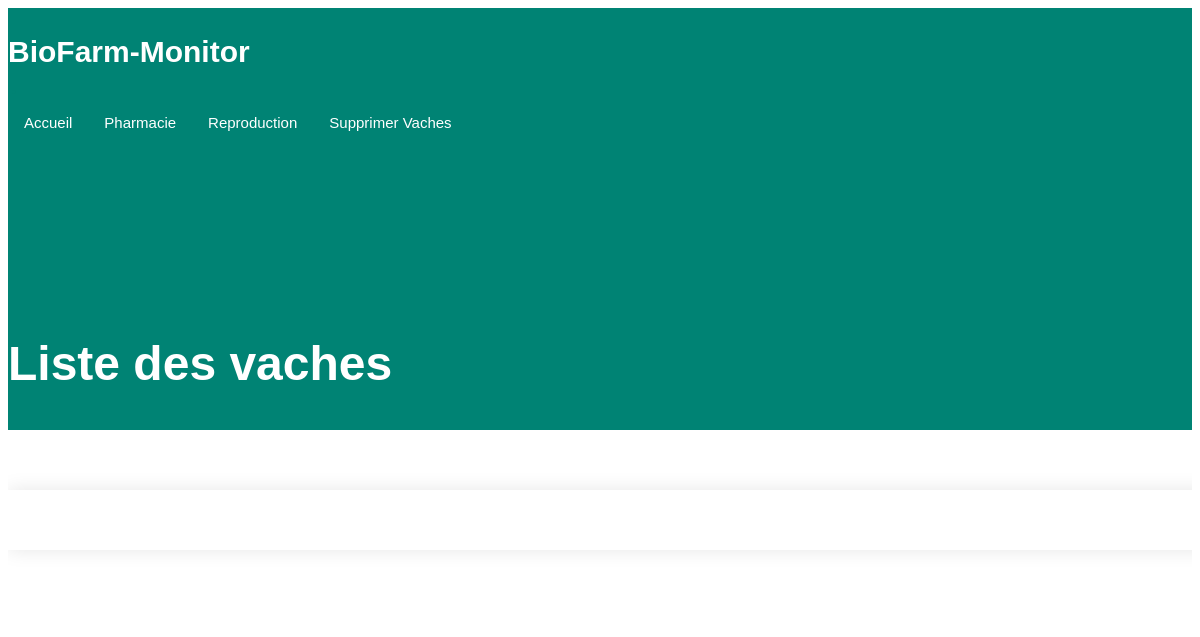
Before: /cow_liste with the older database file.
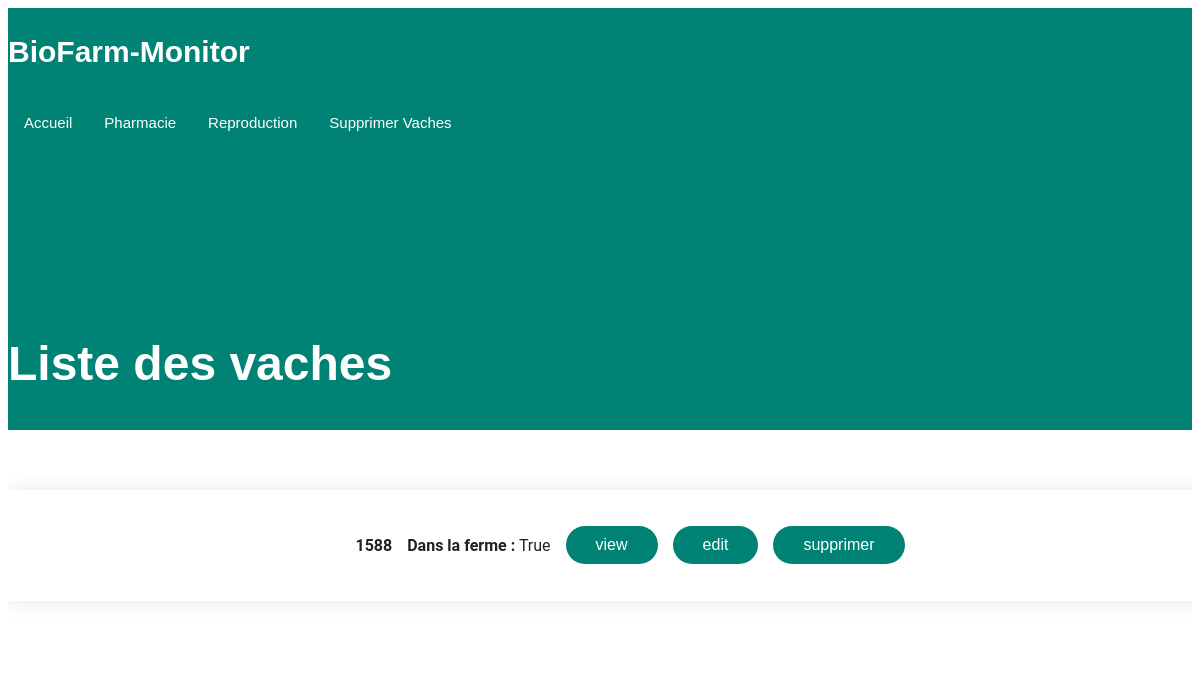
After: the same page with the newer database file.
### web_app/models.py (models this page shows, shortened)
class Cow(db.Model):
    id = Column(Integer, primary_key=True)  # numero Vache
    cow_cares = Column(MutableList.as_mutable(PickleType), default=list, nullable=False)
    info = Column(MutableList.as_mutable(PickleType), default=list, nullable=False)
    in_farm = Column(Boolean)  # faux si vache sortie expoitation
    born_date = Column(DATE)
    reproduction = Column(
        MutableList.as_mutable(PickleType), default=list, nullable=False
    )

### web_app/views.py (the view)
@app.route("/cow_liste", methods=["GET"])
def cow_liste():
    return render_template("cow_liste.html")

### web_app/models.py (called while the page is built)
    @staticmethod
    def get_all_cows() -> list[Cow]:
        return Cow.query.all()

### web_app/templates/cow_liste.html (shortened to what this page needs)
{% extends 'base.html' %}
{% block body_class %}
  "index-page"
{% endblock %}
{% block page_title %}
  Liste des vaches
{% endblock %}
{% block content %}
  <section id="cow_liste" class="contact section">
    <div class="php-email-form">
      {% for cow in get_all_cows() %}
        <div class="row gy-4" id="cow-block-{{ cow.id }}">
          <div class="col-12">
            <p>
              <strong>{{ cow.id }}</strong>
            </p>
          </div>
          <div class="col-md-6">
            <p>
              <strong>Dans la ferme :</strong> {{ cow.in_farm }}
            </p>
          </div>
          <form action="{{ url_for('view_cow', cow_id=cow.id) }}" method="POST" enctype="multipart/form-data">
            <div class="col-md-12 text-center">
              <button type="submit" class="btn btn-primary">view</button>
            </div>
          </form>
          <form id="form-edit-{{ cow.id }}" action="{{ url_for('edit_cow', cow_id=cow.id) }}" method="POST" enctype="multipart/form-data" class="ajax-form">
            <div class="col-md-12 text-center">
              <button type="submit" class="btn btn-primary">edit</button>
            </div>
          </form>
          <form id="form-suppress-{{ cow.id }}" action="{{ url_for('suppress_cow', cow_id=cow.id) }}" method="POST" enctype="multipart/form-data" class="ajax-form">
            <div class="col-md-12 text-center">
              <button type="submit" class="btn btn-primary">supprimer</button>
            </div>
          </form>
        </div>
      {% endfor %}
    </div>
  </section>
{% endblock %}

### web_app/templates/base.html (shortened to what this page needs)
<!doctype html>
<html lang="fr">
  <head>
    <link href="{{ url_for('static', filename='css/main.css') }}" rel="stylesheet">
  </head>
  <body class='{% block body_class %} {% endblock %}'>
    <header id="header" class="header fixed-top">
        <div class="branding d-flex align-items-cente">
          <div class="container position-relative d-flex align-items-center justify-content-between">
            <a href="/" class="logo d-flex align-items-center">
              <h1 class="sitename">BioFarm-Monitor</h1>
              <span>.</span>
            </a>
            <nav id="navmenu" class="navmenu">
              <ul>
                <li><a href="/" class="active">Accueil<br></a></li>
                <li><a href="/pharmacie">Pharmacie</a></li>
                <li><a href="/reproduction">Reproduction</a></li>
                <li><a href="/#Remove">Supprimer Vaches</a></li>
              </ul>
            </nav>
          </div>
        </div>
      </header>
      <main class="main">
      <section class="hero section accent-background">
        <div class="container position-relative">
          <div class="row gy-5 justify-content-between">
            <div class="col-lg-6 order-2 order-lg-1 d-flex flex-column justify-content-center">
              <h2><span class="accent">{% block page_title %} {% endblock page_title %}</span></h2>
            <div class="col-lg-5 order-1 order-lg-2">
            </div>
          </div>
        </div>
      </section>
        {% block content %}
        {% endblock %}
    </main>
  </body>
</html>

### web_app/static/css/main.css (style rules this page uses)
:root { --default-font: "Roboto", system-ui, -apple-system, "Segoe UI", Roboto, "Helvetica Neue", Arial, "Noto Sans", "Liberation Sans", sans-serif, "Apple Color Emoji", "Segoe UI Emoji", "Segoe UI Symbol", "Noto Color Emoji"; --heading-font: "Montserrat", sans-serif; --nav-font: "Poppins", sans-serif; }
:root { --background-color: #ffffff; --default-color: #222222; --heading-color: #172a28; --accent-color: #008374; --surface-color: #ffffff; --contrast-color: #ffffff; }
:root { --nav-color: #ffffff; --nav-hover-color: #008374; --nav-mobile-background-color: #ffffff; --nav-dropdown-background-color: #ffffff; --nav-dropdown-color: #01433c; --nav-dropdown-hover-color: #008374; }
.accent-background { --background-color: #008374; --default-color: #ffffff; --heading-color: #ffffff; --accent-color: #ffffff; --surface-color: #00b6a1; --contrast-color: #ffffff; }
:root { scroll-behavior: smooth; }
body { color: var(--default-color); background-color: var(--background-color); font-family: var(--default-font); }
a { color: var(--accent-color); text-decoration: none; transition: 0.3s; }
h1, h2, h3, h4, h5, h6 { color: var(--heading-color); font-family: var(--heading-font); }
.php-email-form .row.gy-4 { display: flex; justify-content: center; align-items: center; gap: 15px; flex-wrap: nowrap; }
.php-email-form .col-md-6, .php-email-form .col-md-12.text-center { flex: none; width: auto; margin-bottom: 0; }
.php-email-form button { padding: 8px 20px; height: 38px; font-size: 1rem; align-self: flex-end; }
.header { --background-color: #008374; --heading-color: #ffffff; color: var(--default-color); transition: all 0.5s; z-index: 997; background-color: var(--background-color); }
.header .branding { min-height: 60px; padding: 10px 0; }
.header .logo { line-height: 1; }
.header .logo h1 { font-size: 30px; margin: 0; font-weight: 700; color: var(--heading-color); }
.header .logo span { font-size: 32px; margin-left: 2px; color: var(--nav-hover-color); }
@media (min-width: 1200px) { .navmenu { padding: 0; } }
@media (min-width: 1200px) { .navmenu ul { margin: 0; padding: 0; display: flex; list-style: none; align-items: center; } }
@media (min-width: 1200px) { .navmenu li { position: relative; } }
@media (min-width: 1200px) { .navmenu>ul>li { white-space: nowrap; padding: 15px 14px; } }
@media (min-width: 1200px) { .navmenu>ul>li:last-child { padding-right: 0; } }
@media (min-width: 1200px) { .navmenu a, .navmenu a:focus { color: var(--nav-color); font-size: 15px; padding: 0 2px; font-family: var(--nav-font); font-weight: 500; display: flex; align-items: center; justify-content: space-between; white-space: nowrap; transition: 0.3s; position: relative; } }
@media (min-width: 1200px) { .navmenu>ul>li>a:before { content: ""; position: absolute; height: 2px; bottom: -6px; left: 0; background-color: var(--nav-hover-color); visibility: hidden; width: 0px; transition: all 0.3s ease-in-out 0s; } }
@media (min-width: 1200px) { .navmenu a:hover:before, .navmenu li:hover>a:before, .navmenu .active:before { visibility: visible; width: 100%; } }
@media (min-width: 1200px) { .navmenu li:hover>a, .navmenu .active, .navmenu .active:focus { color: var(--nav-color); } }
section, .section { color: var(--default-color); background-color: var(--background-color); padding: 60px 0; scroll-margin-top: 112px; overflow: clip; }
.hero { width: 100%; position: relative; padding: 140px 0 0 0; }
.hero .container { position: relative; z-index: 3; }
.hero h2 { font-size: 48px; font-weight: 700; margin-bottom: 20px; }
.hero h2 .accent { color: var(--conrast-color); }
.contact .php-email-form { background-color: var(--surface-color); box-shadow: 0px 0px 20px rgba(0, 0, 0, 0.1); width: 100%; height: 100%; padding: 30px; }
.contact .php-email-form button[type=submit] { color: var(--contrast-color); background: var(--accent-color); border: 0; padding: 10px 30px; transition: 0.4s; border-radius: 50px; }

Changed rows visible on the page:
added Cow: id "1588", in_farm "True"
